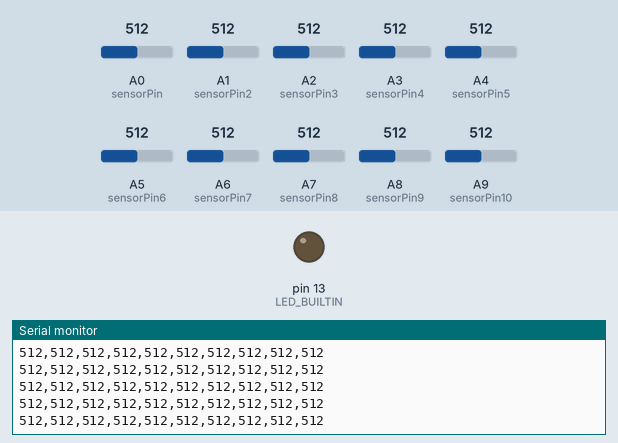
This sketch was run on a simulated Arduino Mega 2560, built with avr-gcc and run on an emulated ATmega2560. Parts: output pins drawn as LEDs (lit = HIGH), the last lines printed to the serial monitor. The test bench sets the inputs (shaded band); at power-on: A0 (sensorPin) = 512, A1 (sensorPin2) = 512, A2 (sensorPin3) = 512, A3 (sensorPin4) = 512, A4 (sensorPin5) = 512, A5 (sensorPin6) = 512, A6 (sensorPin7) = 512, A7 (sensorPin8) = 512, A8 (sensorPin9) = 512, A9 (sensorPin10) = 512.

Above: at 1.2 s.
1.3 s: A0 (sensorPin) set to 108
At 1.43 s:
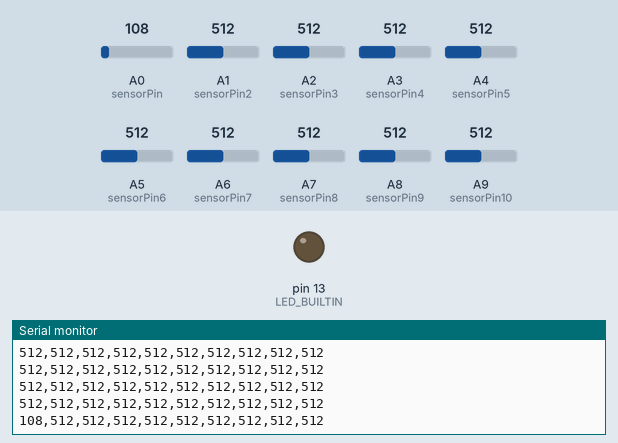
4.3 s: A0 (sensorPin) set to 92
At 4.33 s:
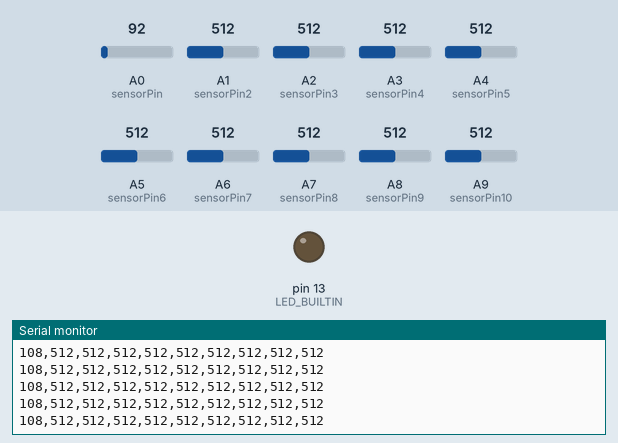
5.8 s: A1 (sensorPin2) set to 106
At 5.83 s:
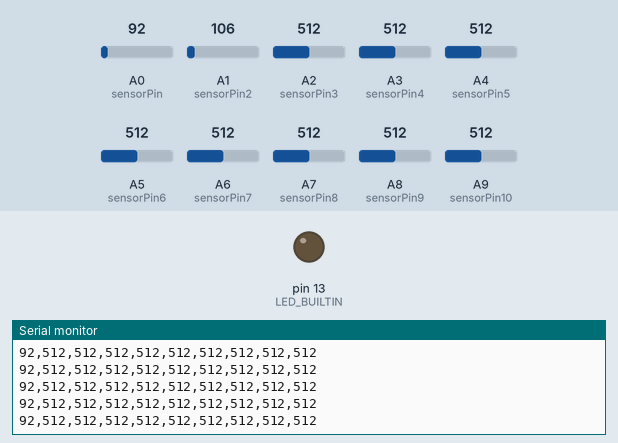
7.3 s: A1 (sensorPin2) set to 93
At 7.33 s:
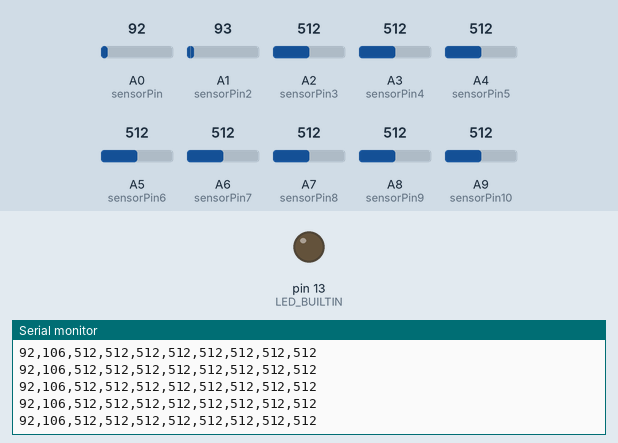
8.8 s: A2 (sensorPin3) set to 109
At 8.83 s:
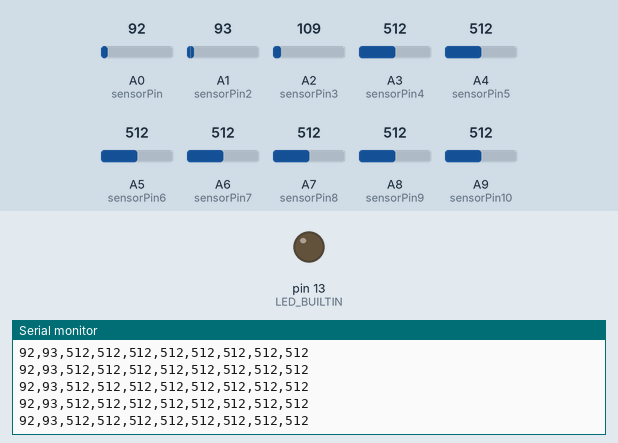
10.3 s: A2 (sensorPin3) set to 91
At 10.33 s:
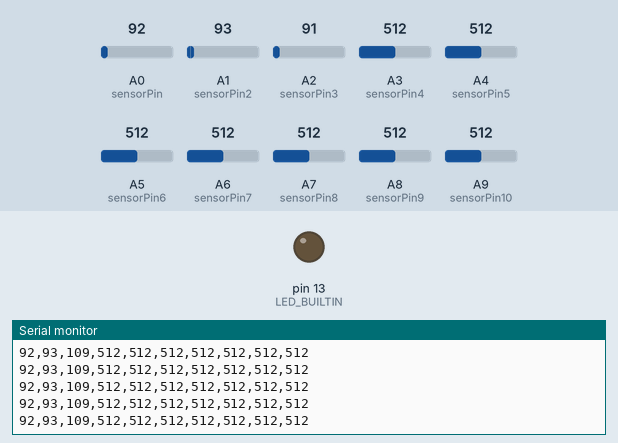
Timing chart, 0 to 13.3 s (numbered marks = the images above; inputs shaded):
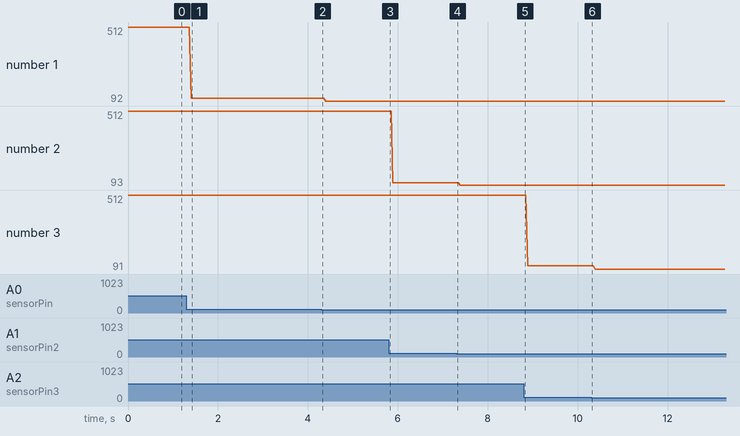

Measured:
- after the input at 1.3 s, the serial monitor: prints a new line after 0.11 s (image 1)
- plotted number 1: 512 → 108 after the input at 1.3 s, 108 → 92 after the input at 4.3 s
- plotted number 2: 512 → 106 after the input at 5.8 s, 106 → 93 after the input at 7.3 s
- plotted number 3: 512 → 109 after the input at 8.8 s, 109 → 91 after the input at 10.3 s

The sketch:

photoDiode2.ino
```cpp
int sensorPin = A0; // select the input pin for LDR(s)
int sensorPin2 = A1;
int sensorPin3 = A2;
int sensorPin4 = A3;
int sensorPin5 = A4;
int sensorPin6 = A5; // select the input pin for LDR(s)
int sensorPin7 = A6;
int sensorPin8 = A7;
int sensorPin9 = A8;
int sensorPin10 = A9;

int sensorValue = 0; // variable(s) to store the value coming from the sensor
int sensorValue2 = 0;
int sensorValue3 = 0;
int sensorValue4 = 0;
int sensorValue5 = 0;
int sensorValue6 = 0;
int sensorValue7 = 0;
int sensorValue8 = 0;
int sensorValue9 = 0;
int sensorValue10 = 0;

void setup() {
    Serial.begin(9600); //sets serial port for communication
    pinMode(LED_BUILTIN, OUTPUT);
}
void loop() {
    sensorValue = analogRead(sensorPin); // read the value(s) from the sensor(s)
    sensorValue2 = analogRead(sensorPin2);
    sensorValue3 = analogRead(sensorPin3);
    sensorValue4 = analogRead(sensorPin4);
    sensorValue5 = analogRead(sensorPin5);
    sensorValue6 = analogRead(sensorPin6); // read the value(s) from the sensor(s)
    sensorValue7 = analogRead(sensorPin7);
    sensorValue8 = analogRead(sensorPin8);
    sensorValue9 = analogRead(sensorPin9);
    sensorValue10 = analogRead(sensorPin10);

    Serial.print(sensorValue); //prints the values coming from the sensors on the screen
    Serial.print(",");
    Serial.print(sensorValue2);
    Serial.print(",");
    Serial.print(sensorValue3);
    Serial.print(",");
    Serial.print(sensorValue4);
//    Serial.println(to_string(sensorValue)+","+to_string(sensorValue2)+","+to_string(sensorValue3)+","+to_string(sensorValue4));
    Serial.print(",");
    Serial.print(sensorValue5);
    Serial.print(",");
    Serial.print(sensorValue6); //prints the values coming from the sensors on the screen
    Serial.print(",");
    Serial.print(sensorValue7);
    Serial.print(",");
    Serial.print(sensorValue8);
    Serial.print(",");
    Serial.print(sensorValue9);
//    Serial.println(to_string(sensorValue)+","+to_string(sensorValue2)+","+to_string(sensorValue3)+","+to_string(sensorValue4));
    Serial.print(",");
    Serial.println(sensorValue10);

}
```
